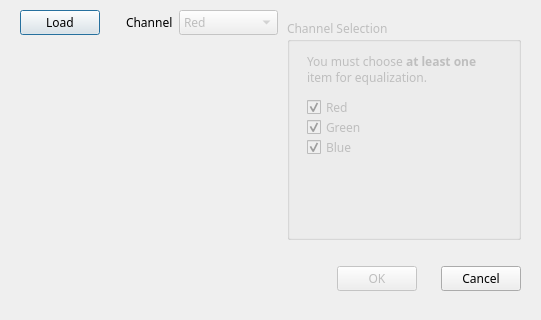
<?xml version="1.0" encoding="UTF-8"?>
<ui version="4.0">
 <class>histoDialog</class>
 <widget class="QDialog" name="histoDialog">
  <property name="geometry">
   <rect>
    <x>0</x>
    <y>0</y>
    <width>541</width>
    <height>320</height>
   </rect>
  </property>
  <property name="font">
   <font>
    <family>微软雅黑</family>
   </font>
  </property>
  <property name="windowTitle">
   <string>Equalization</string>
  </property>
  <property name="modal">
   <bool>true</bool>
  </property>
  <widget class="QWidget" name="horizontalLayoutWidget">
   <property name="geometry">
    <rect>
     <x>20</x>
     <y>10</y>
     <width>501</width>
     <height>301</height>
    </rect>
   </property>
   <layout class="QHBoxLayout" name="horizontalLayout" stretch="21,0,19">
    <item>
     <layout class="QVBoxLayout" name="verticalLayout" stretch="15,84,0">
      <item>
       <layout class="QHBoxLayout" name="horizontalLayout_2" stretch="0,0,4,12">
        <item>
         <widget class="QPushButton" name="ReadButton">
          <property name="text">
           <string>Load</string>
          </property>
         </widget>
        </item>
        <item>
         <spacer name="horizontalSpacer">
          <property name="orientation">
           <enum>Qt::Horizontal</enum>
          </property>
          <property name="sizeHint" stdset="0">
           <size>
            <width>20</width>
            <height>20</height>
           </size>
          </property>
         </spacer>
        </item>
        <item>
         <widget class="QLabel" name="label">
          <property name="font">
           <font>
            <family>微软雅黑</family>
           </font>
          </property>
          <property name="text">
           <string>Channel</string>
          </property>
         </widget>
        </item>
        <item>
         <widget class="QComboBox" name="channelBox">
          <property name="enabled">
           <bool>false</bool>
          </property>
          <item>
           <property name="text">
            <string>Red</string>
           </property>
          </item>
          <item>
           <property name="text">
            <string>Green</string>
           </property>
          </item>
          <item>
           <property name="text">
            <string>Blue</string>
           </property>
          </item>
         </widget>
        </item>
       </layout>
      </item>
      <item>
       <widget class="HistoWidget" name="histoView" native="true"/>
      </item>
      <item>
       <spacer name="verticalSpacer_2">
        <property name="orientation">
         <enum>Qt::Vertical</enum>
        </property>
        <property name="sizeHint" stdset="0">
         <size>
          <width>20</width>
          <height>15</height>
         </size>
        </property>
       </spacer>
      </item>
     </layout>
    </item>
    <item>
     <spacer name="horizontalSpacer_5">
      <property name="orientation">
       <enum>Qt::Horizontal</enum>
      </property>
      <property name="sizeHint" stdset="0">
       <size>
        <width>3</width>
        <height>20</height>
       </size>
      </property>
     </spacer>
    </item>
    <item>
     <layout class="QVBoxLayout" name="verticalLayout_2" stretch="1,24,0,11,0">
      <item>
       <spacer name="verticalSpacer_3">
        <property name="orientation">
         <enum>Qt::Vertical</enum>
        </property>
        <property name="sizeHint" stdset="0">
         <size>
          <width>20</width>
          <height>10</height>
         </size>
        </property>
       </spacer>
      </item>
      <item>
       <widget class="QGroupBox" name="groupBox">
        <property name="enabled">
         <bool>false</bool>
        </property>
        <property name="font">
         <font>
          <family>微软雅黑</family>
         </font>
        </property>
        <property name="title">
         <string>Channel Selection</string>
        </property>
        <widget class="QCheckBox" name="RCheck">
         <property name="geometry">
          <rect>
           <x>20</x>
           <y>80</y>
           <width>111</width>
           <height>16</height>
          </rect>
         </property>
         <property name="text">
          <string>Red</string>
         </property>
         <property name="checked">
          <bool>true</bool>
         </property>
        </widget>
        <widget class="QCheckBox" name="GCheck">
         <property name="geometry">
          <rect>
           <x>20</x>
           <y>100</y>
           <width>71</width>
           <height>16</height>
          </rect>
         </property>
         <property name="text">
          <string>Green</string>
         </property>
         <property name="checked">
          <bool>true</bool>
         </property>
        </widget>
        <widget class="QCheckBox" name="BCheck">
         <property name="geometry">
          <rect>
           <x>20</x>
           <y>120</y>
           <width>71</width>
           <height>16</height>
          </rect>
         </property>
         <property name="text">
          <string>Blue</string>
         </property>
         <property name="checked">
          <bool>true</bool>
         </property>
        </widget>
        <widget class="QLabel" name="label_2">
         <property name="geometry">
          <rect>
           <x>20</x>
           <y>30</y>
           <width>191</width>
           <height>41</height>
          </rect>
         </property>
         <property name="text">
          <string>&lt;html&gt;&lt;head/&gt;&lt;body&gt;&lt;p&gt;You must choose &lt;span style=&quot; font-weight:600;&quot;&gt;at least one&lt;/span&gt;&lt;br&gt; item for equalization.&lt;/p&gt;&lt;/body&gt;&lt;/html&gt;</string>
         </property>
        </widget>
       </widget>
      </item>
      <item>
       <spacer name="verticalSpacer_5">
        <property name="orientation">
         <enum>Qt::Vertical</enum>
        </property>
        <property name="sizeHint" stdset="0">
         <size>
          <width>20</width>
          <height>20</height>
         </size>
        </property>
       </spacer>
      </item>
      <item>
       <layout class="QHBoxLayout" name="horizontalLayout_3">
        <item>
         <spacer name="horizontalSpacer_3">
          <property name="orientation">
           <enum>Qt::Horizontal</enum>
          </property>
          <property name="sizeHint" stdset="0">
           <size>
            <width>50</width>
            <height>20</height>
           </size>
          </property>
         </spacer>
        </item>
        <item>
         <widget class="QPushButton" name="OKButton">
          <property name="enabled">
           <bool>false</bool>
          </property>
          <property name="text">
           <string>OK</string>
          </property>
         </widget>
        </item>
        <item>
         <spacer name="horizontalSpacer_4">
          <property name="orientation">
           <enum>Qt::Horizontal</enum>
          </property>
          <property name="sizeHint" stdset="0">
           <size>
            <width>10</width>
            <height>20</height>
           </size>
          </property>
         </spacer>
        </item>
        <item>
         <widget class="QPushButton" name="CancelButton">
          <property name="enabled">
           <bool>true</bool>
          </property>
          <property name="text">
           <string>Cancel</string>
          </property>
         </widget>
        </item>
       </layout>
      </item>
      <item>
       <spacer name="verticalSpacer_4">
        <property name="orientation">
         <enum>Qt::Vertical</enum>
        </property>
        <property name="sizeHint" stdset="0">
         <size>
          <width>20</width>
          <height>20</height>
         </size>
        </property>
       </spacer>
      </item>
     </layout>
    </item>
   </layout>
  </widget>
 </widget>
 <customwidgets>
  <customwidget>
   <class>HistoWidget</class>
   <extends>QWidget</extends>
   <header>histowidget.h</header>
   <slots>
    <slot>loadHistoData()</slot>
    <slot>displayHisto()</slot>
   </slots>
  </customwidget>
 </customwidgets>
 <resources/>
 <connections>
  <connection>
   <sender>ReadButton</sender>
   <signal>clicked()</signal>
   <receiver>histoView</receiver>
   <slot>loadHistoData()</slot>
   <hints>
    <hint type="sourcelabel">
     <x>60</x>
     <y>32</y>
    </hint>
    <hint type="destinationlabel">
     <x>145</x>
     <y>177</y>
    </hint>
   </hints>
  </connection>
  <connection>
   <sender>channelBox</sender>
   <signal>currentIndexChanged(int)</signal>
   <receiver>histoView</receiver>
   <slot>displayHisto()</slot>
   <hints>
    <hint type="sourcelabel">
     <x>225</x>
     <y>32</y>
    </hint>
    <hint type="destinationlabel">
     <x>145</x>
     <y>177</y>
    </hint>
   </hints>
  </connection>
  <connection>
   <sender>BCheck</sender>
   <signal>stateChanged(int)</signal>
   <receiver>histoDialog</receiver>
   <slot>checkMsg()</slot>
   <hints>
    <hint type="sourcelabel">
     <x>349</x>
     <y>151</y>
    </hint>
    <hint type="destinationlabel">
     <x>270</x>
     <y>159</y>
    </hint>
   </hints>
  </connection>
  <connection>
   <sender>GCheck</sender>
   <signal>stateChanged(int)</signal>
   <receiver>histoDialog</receiver>
   <slot>checkMsg()</slot>
   <hints>
    <hint type="sourcelabel">
     <x>349</x>
     <y>131</y>
    </hint>
    <hint type="destinationlabel">
     <x>270</x>
     <y>159</y>
    </hint>
   </hints>
  </connection>
  <connection>
   <sender>RCheck</sender>
   <signal>stateChanged(int)</signal>
   <receiver>histoDialog</receiver>
   <slot>checkMsg()</slot>
   <hints>
    <hint type="sourcelabel">
     <x>369</x>
     <y>111</y>
    </hint>
    <hint type="destinationlabel">
     <x>270</x>
     <y>159</y>
    </hint>
   </hints>
  </connection>
  <connection>
   <sender>OKButton</sender>
   <signal>clicked()</signal>
   <receiver>histoDialog</receiver>
   <slot>accept()</slot>
   <hints>
    <hint type="sourcelabel">
     <x>385</x>
     <y>247</y>
    </hint>
    <hint type="destinationlabel">
     <x>270</x>
     <y>159</y>
    </hint>
   </hints>
  </connection>
  <connection>
   <sender>CancelButton</sender>
   <signal>clicked()</signal>
   <receiver>histoDialog</receiver>
   <slot>reject()</slot>
   <hints>
    <hint type="sourcelabel">
     <x>480</x>
     <y>247</y>
    </hint>
    <hint type="destinationlabel">
     <x>270</x>
     <y>159</y>
    </hint>
   </hints>
  </connection>
  <connection>
   <sender>OKButton</sender>
   <signal>clicked()</signal>
   <receiver>histoDialog</receiver>
   <slot>applyHisto()</slot>
   <hints>
    <hint type="sourcelabel">
     <x>384</x>
     <y>247</y>
    </hint>
    <hint type="destinationlabel">
     <x>270</x>
     <y>159</y>
    </hint>
   </hints>
  </connection>
 </connections>
 <slots>
  <slot>checkMsg()</slot>
  <slot>applyHisto()</slot>
 </slots>
</ui>
